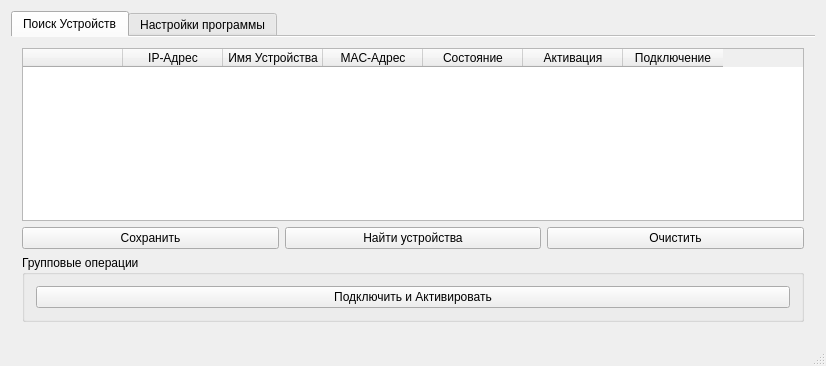
<?xml version="1.0" encoding="UTF-8"?>
<ui version="4.0">
 <class>MainWindow</class>
 <widget class="QMainWindow" name="MainWindow">
  <property name="windowModality">
   <enum>Qt::NonModal</enum>
  </property>
  <property name="geometry">
   <rect>
    <x>0</x>
    <y>0</y>
    <width>826</width>
    <height>366</height>
   </rect>
  </property>
  <property name="contextMenuPolicy">
   <enum>Qt::NoContextMenu</enum>
  </property>
  <property name="windowTitle">
   <string>AcLan</string>
  </property>
  <property name="windowIcon">
   <iconset>
    <normalon>:/IMG/images.png</normalon>
   </iconset>
  </property>
  <property name="windowOpacity">
   <double>2.000000000000000</double>
  </property>
  <property name="toolTipDuration">
   <number>2</number>
  </property>
  <property name="autoFillBackground">
   <bool>false</bool>
  </property>
  <property name="documentMode">
   <bool>false</bool>
  </property>
  <widget class="QWidget" name="centralWidget">
   <layout class="QGridLayout" name="gridLayout">
    <item row="0" column="0" rowspan="2" colspan="2">
     <widget class="QTabWidget" name="tabWidget">
      <property name="currentIndex">
       <number>0</number>
      </property>
      <property name="documentMode">
       <bool>true</bool>
      </property>
      <widget class="QWidget" name="tab">
       <attribute name="title">
        <string>Поиск Устройств</string>
       </attribute>
       <layout class="QGridLayout" name="gridLayout_2">
        <item row="2" column="0" colspan="3">
         <widget class="QGroupBox" name="groupBox">
          <property name="autoFillBackground">
           <bool>true</bool>
          </property>
          <property name="title">
           <string>Групповые операции</string>
          </property>
          <layout class="QGridLayout" name="gridLayout_4">
           <item row="0" column="0">
            <widget class="QPushButton" name="ActiveAll">
             <property name="text">
              <string>Подключить и Активировать</string>
             </property>
             <property name="autoDefault">
              <bool>true</bool>
             </property>
             <property name="default">
              <bool>false</bool>
             </property>
            </widget>
           </item>
          </layout>
         </widget>
        </item>
        <item row="1" column="2">
         <widget class="QPushButton" name="pushButton_2">
          <property name="text">
           <string>Очистить</string>
          </property>
         </widget>
        </item>
        <item row="1" column="1">
         <widget class="QPushButton" name="findButton">
          <property name="text">
           <string>Найти устройства</string>
          </property>
          <property name="autoDefault">
           <bool>true</bool>
          </property>
         </widget>
        </item>
        <item row="1" column="0">
         <widget class="QPushButton" name="pushButton">
          <property name="text">
           <string>Сохранить</string>
          </property>
         </widget>
        </item>
        <item row="0" column="0" colspan="3">
         <widget class="QTableWidget" name="tableWidget">
          <property name="minimumSize">
           <size>
            <width>0</width>
            <height>0</height>
           </size>
          </property>
          <property name="maximumSize">
           <size>
            <width>800</width>
            <height>200</height>
           </size>
          </property>
          <property name="editTriggers">
           <set>QAbstractItemView::NoEditTriggers</set>
          </property>
          <column>
           <property name="text">
            <string/>
           </property>
          </column>
          <column>
           <property name="text">
            <string>IP-Адрес</string>
           </property>
          </column>
          <column>
           <property name="text">
            <string>Имя Устройства</string>
           </property>
          </column>
          <column>
           <property name="text">
            <string>MAC-Адрес</string>
           </property>
           <property name="font">
            <font>
             <kerning>true</kerning>
            </font>
           </property>
           <property name="textAlignment">
            <set>AlignCenter</set>
           </property>
          </column>
          <column>
           <property name="text">
            <string>Состояние</string>
           </property>
           <property name="textAlignment">
            <set>AlignCenter</set>
           </property>
          </column>
          <column>
           <property name="text">
            <string>Активация</string>
           </property>
          </column>
          <column>
           <property name="text">
            <string>Подключение</string>
           </property>
          </column>
         </widget>
        </item>
       </layout>
      </widget>
      <widget class="QWidget" name="tab_3">
       <attribute name="title">
        <string>Настройки программы</string>
       </attribute>
       <widget class="QGroupBox" name="BoxGeneral">
        <property name="geometry">
         <rect>
          <x>0</x>
          <y>9</y>
          <width>312</width>
          <height>98</height>
         </rect>
        </property>
        <property name="title">
         <string>Подключение</string>
        </property>
        <layout class="QGridLayout" name="gridLayout_3">
         <item row="0" column="0">
          <layout class="QVBoxLayout" name="verticalLayout_2">
           <item>
            <widget class="QCheckBox" name="autoConnectBX">
             <property name="text">
              <string>Автоподключение</string>
             </property>
            </widget>
           </item>
           <item>
            <widget class="QCheckBox" name="saveDevBX">
             <property name="text">
              <string>Запоминать найденные устройства</string>
             </property>
            </widget>
           </item>
           <item>
            <widget class="QCheckBox" name="passStartBox">
             <property name="text">
              <string>Отключить пароль при запуске</string>
             </property>
            </widget>
           </item>
          </layout>
         </item>
        </layout>
       </widget>
       <widget class="QGroupBox" name="PassBox">
        <property name="geometry">
         <rect>
          <x>0</x>
          <y>120</y>
          <width>312</width>
          <height>81</height>
         </rect>
        </property>
        <property name="title">
         <string>Сменить пароль</string>
        </property>
        <widget class="QWidget" name="layoutWidget">
         <property name="geometry">
          <rect>
           <x>5</x>
           <y>40</y>
           <width>304</width>
           <height>25</height>
          </rect>
         </property>
         <layout class="QHBoxLayout" name="horizontalLayoutPB">
          <item>
           <widget class="QLabel" name="passBoxlabel">
            <property name="text">
             <string>Старый пароль</string>
            </property>
           </widget>
          </item>
          <item>
           <widget class="QLineEdit" name="lineEditBox">
            <property name="maxLength">
             <number>20</number>
            </property>
            <property name="echoMode">
             <enum>QLineEdit::Password</enum>
            </property>
           </widget>
          </item>
          <item>
           <widget class="QPushButton" name="passBoxBut">
            <property name="text">
             <string>ОК</string>
            </property>
           </widget>
          </item>
         </layout>
        </widget>
        <widget class="QLabel" name="wronglblBox">
         <property name="geometry">
          <rect>
           <x>110</x>
           <y>20</y>
           <width>94</width>
           <height>13</height>
          </rect>
         </property>
         <property name="text">
          <string>Неверный пароль!</string>
         </property>
        </widget>
       </widget>
      </widget>
     </widget>
    </item>
   </layout>
  </widget>
  <widget class="QStatusBar" name="statusBar"/>
  <action name="action">
   <property name="text">
    <string>О программе</string>
   </property>
  </action>
 </widget>
 <layoutdefault spacing="6" margin="11"/>
 <resources/>
 <connections/>
</ui>
